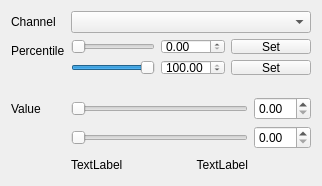
          <widget class="QWidget" name="blue_tab">
           <attribute name="title">
            <string>Blue</string>
           </attribute>
           <layout class="QFormLayout" name="formLayout_4">
            <item row="0" column="0">
             <widget class="QLabel" name="blue_channel_label">
              <property name="text">
               <string>Channel</string>
              </property>
              <property name="textFormat">
               <enum>Qt::PlainText</enum>
              </property>
              <property name="buddy">
               <cstring>blue_channel_combo</cstring>
              </property>
             </widget>
            </item>
            <item row="0" column="1">
             <widget class="QComboBox" name="blue_channel_combo"/>
            </item>
            <item row="1" column="0">
             <widget class="QLabel" name="blue_percentile_label">
              <property name="text">
               <string>Percentile</string>
              </property>
              <property name="textFormat">
               <enum>Qt::PlainText</enum>
              </property>
              <property name="buddy">
               <cstring>blue_percentile_from_slider</cstring>
              </property>
             </widget>
            </item>
            <item row="1" column="1">
             <layout class="QGridLayout" name="blue_percentile_layout">
              <item row="0" column="1">
               <widget class="QDoubleSpinBox" name="blue_percentile_from_spinbox">
                <property name="maximum">
                 <double>100.000000000000000</double>
                </property>
                <property name="singleStep">
                 <double>0.100000000000000</double>
                </property>
               </widget>
              </item>
              <item row="1" column="0">
               <widget class="QSlider" name="blue_percentile_to_slider">
                <property name="maximum">
                 <number>10000</number>
                </property>
                <property name="singleStep">
                 <number>10</number>
                </property>
                <property name="pageStep">
                 <number>100</number>
                </property>
                <property name="value">
                 <number>10000</number>
                </property>
                <property name="orientation">
                 <enum>Qt::Horizontal</enum>
                </property>
               </widget>
              </item>
              <item row="1" column="1">
               <widget class="QDoubleSpinBox" name="blue_percentile_to_spinbox">
                <property name="maximum">
                 <double>100.000000000000000</double>
                </property>
                <property name="singleStep">
                 <double>0.100000000000000</double>
                </property>
                <property name="value">
                 <double>100.000000000000000</double>
                </property>
               </widget>
              </item>
              <item row="0" column="0">
               <widget class="QSlider" name="blue_percentile_from_slider">
                <property name="maximum">
                 <number>10000</number>
                </property>
                <property name="singleStep">
                 <number>10</number>
                </property>
                <property name="pageStep">
                 <number>100</number>
                </property>
                <property name="orientation">
                 <enum>Qt::Horizontal</enum>
                </property>
               </widget>
              </item>
              <item row="0" column="2">
               <widget class="QPushButton" name="blue_percentile_from_button">
                <property name="text">
                 <string>Set</string>
                </property>
               </widget>
              </item>
              <item row="1" column="2">
               <widget class="QPushButton" name="blue_percentile_to_button">
                <property name="text">
                 <string>Set</string>
                </property>
               </widget>
              </item>
             </layout>
            </item>
            <item row="2" column="0">
             <widget class="QLabel" name="blue_range_label">
              <property name="text">
               <string>Value</string>
              </property>
              <property name="textFormat">
               <enum>Qt::PlainText</enum>
              </property>
              <property name="buddy">
               <cstring>blue_value_from_slider</cstring>
              </property>
             </widget>
            </item>
            <item row="2" column="1">
             <layout class="QGridLayout" name="blue_value_layout">
              <item row="0" column="0" colspan="4">
               <widget class="QSlider" name="blue_value_from_slider">
                <property name="maximum">
                 <number>0</number>
                </property>
                <property name="orientation">
                 <enum>Qt::Horizontal</enum>
                </property>
               </widget>
              </item>
              <item row="0" column="4">
               <widget class="QDoubleSpinBox" name="blue_value_from_spinbox"/>
              </item>
              <item row="1" column="4">
               <widget class="QDoubleSpinBox" name="blue_value_to_spinbox"/>
              </item>
              <item row="2" column="3">
               <widget class="QLabel" name="blue_value_to_label">
                <property name="text">
                 <string>TextLabel</string>
                </property>
                <property name="alignment">
                 <set>Qt::AlignRight|Qt::AlignTrailing|Qt::AlignVCenter</set>
                </property>
               </widget>
              </item>
              <item row="1" column="0" colspan="4">
               <widget class="QSlider" name="blue_value_to_slider">
                <property name="maximum">
                 <number>0</number>
                </property>
                <property name="orientation">
                 <enum>Qt::Horizontal</enum>
                </property>
               </widget>
              </item>
              <item row="2" column="1" colspan="2">
               <spacer name="blue_horizontal_spacer">
                <property name="orientation">
                 <enum>Qt::Horizontal</enum>
                </property>
                <property name="sizeHint" stdset="0">
                 <size>
                  <width>40</width>
                  <height>20</height>
                 </size>
                </property>
               </spacer>
              </item>
              <item row="2" column="0">
               <widget class="QLabel" name="blue_value_from_label">
                <property name="text">
                 <string>TextLabel</string>
                </property>
               </widget>
              </item>
             </layout>
            </item>
           </layout>
          </widget>
